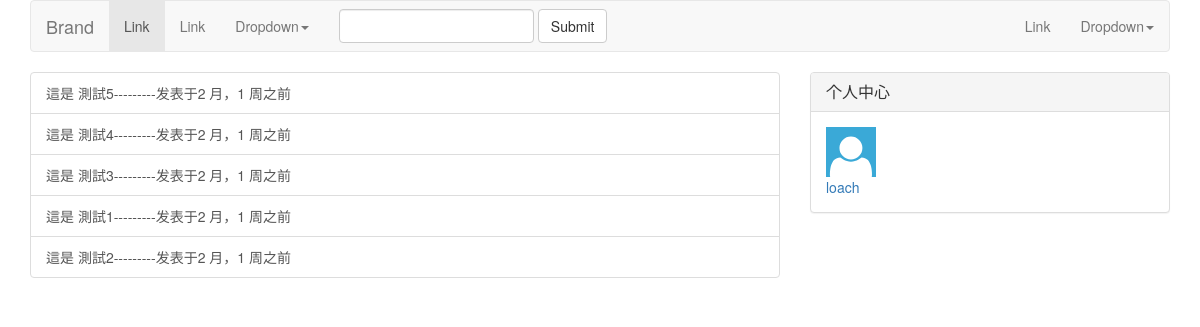
Screenshot of /blog/ (signed in) with the database file from the repository.
### blog/models.py (models this page shows)
class Post(models.Model):
    title=models.CharField(max_length=70)
    body=models.TextField()
    created_time=models.DateTimeField()
    modified_time=models.DateTimeField()
    categoy=models.ForeignKey(Categoy,on_delete=models.CASCADE)
    tags=models.ManyToManyField(Tag,blank=True)
    author=models.ForeignKey(User,on_delete=models.CASCADE)
    objects=models.Manager()
    def get_absolute_url(self):
        return reverse('blog:detail',kwargs={'pk':self.pk})

### blog/views.py (the view)
def index(request):
    post_list=Post.objects.all().order_by('-created_time')
    return render(request,'blog/index.html',context={'post_list':post_list})

### templates/blog/index.html (shortened to what this page needs)
{% extends 'base.html' %}
{% load staticfiles %}
{% block main %}
<ul class="list-group">
        {% for post in post_list %}
        <a href="{{ post.get_absolute_url }}" class="list-group-item">{{post.title}}----{{post.category.name}}-----发表于{{post.created_time|timesince}}之前</a>
        {% empty %}
        <li class="list-group-item">暂时还没有文字！</li>
        {% endfor %}
</ul>
{% endblock main%}

### templates/base.html (shortened to what this page needs)
<!DOCTYPE HTML>
{% load staticfiles %}
<html>
    <head>
    <link href="{% static 'blog/bootstrap3/css/bootstrap.min.css' %}" rel="stylesheet">
    <link href="{% static 'blog/font-awesome-4.7.0/css/font-awesome.min.css' %}" rel="stylesheet">
    <link href="{% static 'blog/default/css/default.css' %}" rel="stylesheet">
    </head>
<body>
        <div class="container">
                <div class="row clearfix">
                    <div class="col-md-12 column">
                        <nav class="navbar navbar-default" role="navigation">
                            <div class="navbar-header">
                                 <a class="navbar-brand" href="#">Brand</a>
                            </div>
                            <div class="collapse navbar-collapse" id="bs-example-navbar-collapse-1">
                                <ul class="nav navbar-nav">
                                    <li class="active">
                                         <a href="#">Link</a>
                                    </li>
                                    <li>
                                         <a href="#">Link</a>
                                    </li>
                                    <li class="dropdown">
                                         <a href="#" class="dropdown-toggle" data-toggle="dropdown">Dropdown<strong class="caret"></strong></a>
                                    </li>
                                </ul>
                                <form class="navbar-form navbar-left" role="search">
                                    <div class="form-group">
                                        <input type="text" class="form-control" />
                                    </div> <button type="submit" class="btn btn-default">Submit</button>
                                </form>
                                <ul class="nav navbar-nav navbar-right">
                                    <li>
                                         <a href="#">Link</a>
                                    </li>
                                    <li class="dropdown">
                                         <a href="#" class="dropdown-toggle" data-toggle="dropdown">Dropdown<strong class="caret"></strong></a>
                                    </li>
                                </ul>
                            </div>
                        </nav>
                    </div>
                </div>
                <div class="row clearfix">
                    <div class="col-md-8 column" id="main">
                        {% block main %}
                        {% endblock main %}
                    </div>
                    <div class="col-md-4 column" id="aside">
                            <div class="panel panel-default">
                                    {% if user.is_authenticated %}
                                    <div class="panel-heading">
                                        <h3 class="panel-title">
                                            个人中心
                                        </h3>
                                    </div>
                                    <div class="panel-body">
                                        <span>
                                            {% if user.socialaccount_set.all.0.get_avatr_url %}
                                            <img width="30px" height="30px" alt="{{user.username}}" src="{{ user.socialaccount_set.all.0.get_avatar_url }}">
                                            {% else %}
                                            <img class="media-object" src="{% static 'blog/images/author.svg' %}" alt="{{user.username}}">
                                            {% endif %}
                                        </span>
                                        <span>
                                                <a href="#">{{user.username}}</a>
                                         </span>
                                    </div>
                                    {% endif %}
                                </div>
                    </div>
                </div>
                <div class="row clearfix">
                    <div class="col-md-12 column">
                    </div>
                </div>
            </div>
</body>
</html>

### rows the page displays
Post: title "這是 測試5", created_time "2 月，1 周"
Post: title "這是 測試4", created_time "2 月，1 周"
Post: title "這是 測試3", created_time "2 月，1 周"
Post: title "這是 測試1", created_time "2 月，1 周"
Post: title "這是 測試2", created_time "2 月，1 周"

### other values shown
{{ user.username }} "loach"
